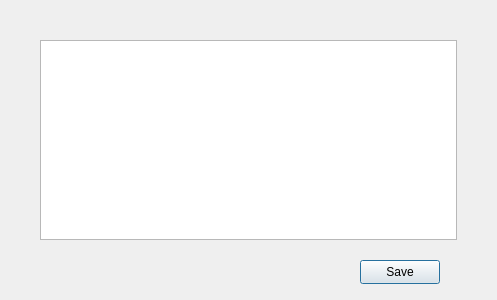
<?xml version="1.0" encoding="UTF-8"?>
<ui version="4.0">
 <class>UserDatabase</class>
 <widget class="QDialog" name="UserDatabase">
  <property name="geometry">
   <rect>
    <x>0</x>
    <y>0</y>
    <width>497</width>
    <height>300</height>
   </rect>
  </property>
  <property name="windowTitle">
   <string>Dialog</string>
  </property>
  <widget class="QTableWidget" name="tableWidget">
   <property name="geometry">
    <rect>
     <x>40</x>
     <y>40</y>
     <width>417</width>
     <height>200</height>
    </rect>
   </property>
  </widget>
  <widget class="QPushButton" name="pushButtonSave">
   <property name="geometry">
    <rect>
     <x>360</x>
     <y>260</y>
     <width>80</width>
     <height>24</height>
    </rect>
   </property>
   <property name="text">
    <string>Save</string>
   </property>
  </widget>
 </widget>
 <resources/>
 <connections/>
</ui>
